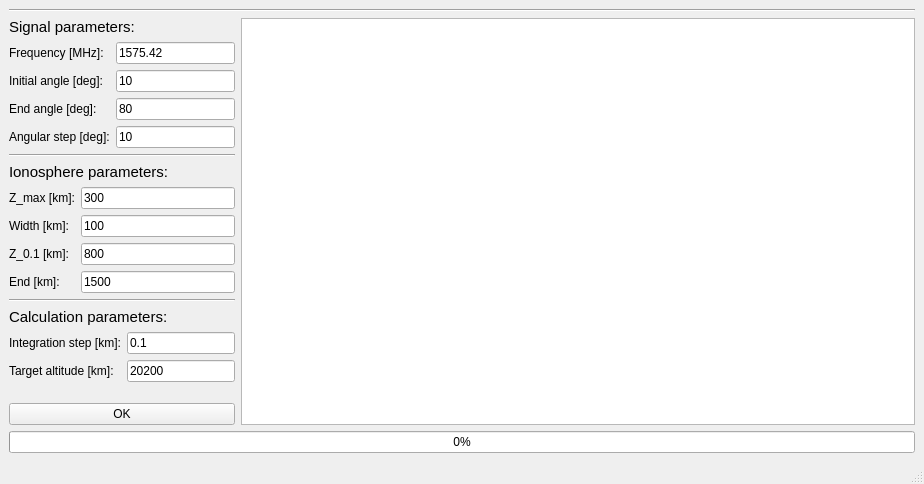
<?xml version="1.0" encoding="UTF-8"?>
<ui version="4.0">
 <class>MainWindow</class>
 <widget class="QMainWindow" name="MainWindow">
  <property name="geometry">
   <rect>
    <x>0</x>
    <y>0</y>
    <width>924</width>
    <height>484</height>
   </rect>
  </property>
  <property name="windowTitle">
   <string>GNSSIon</string>
  </property>
  <widget class="QWidget" name="centralwidget">
   <layout class="QVBoxLayout" name="verticalLayout_2">
    <item>
     <widget class="Line" name="line">
      <property name="orientation">
       <enum>Qt::Horizontal</enum>
      </property>
     </widget>
    </item>
    <item>
     <layout class="QFormLayout" name="formLayout_4">
      <item row="0" column="0">
       <layout class="QVBoxLayout" name="verticalLayout">
        <item>
         <widget class="QLabel" name="label_6">
          <property name="font">
           <font>
            <pointsize>11</pointsize>
            <weight>50</weight>
            <bold>false</bold>
           </font>
          </property>
          <property name="text">
           <string>Signal parameters:</string>
          </property>
         </widget>
        </item>
        <item>
         <layout class="QFormLayout" name="formLayout">
          <item row="0" column="0">
           <widget class="QLabel" name="label">
            <property name="font">
             <font>
              <pointsize>9</pointsize>
             </font>
            </property>
            <property name="text">
             <string>Frequency [MHz]:</string>
            </property>
           </widget>
          </item>
          <item row="0" column="1">
           <widget class="QLineEdit" name="lineEdit">
            <property name="text">
             <string>1575.42</string>
            </property>
           </widget>
          </item>
          <item row="1" column="0">
           <widget class="QLabel" name="label_3">
            <property name="font">
             <font>
              <pointsize>9</pointsize>
             </font>
            </property>
            <property name="text">
             <string>Initial angle [deg]:</string>
            </property>
           </widget>
          </item>
          <item row="1" column="1">
           <widget class="QLineEdit" name="lineEdit_2">
            <property name="text">
             <string>10</string>
            </property>
           </widget>
          </item>
          <item row="2" column="0">
           <widget class="QLabel" name="label_2">
            <property name="font">
             <font>
              <pointsize>9</pointsize>
             </font>
            </property>
            <property name="text">
             <string>End angle [deg]:</string>
            </property>
           </widget>
          </item>
          <item row="2" column="1">
           <widget class="QLineEdit" name="lineEdit_3">
            <property name="text">
             <string>80</string>
            </property>
           </widget>
          </item>
          <item row="3" column="0">
           <widget class="QLabel" name="label_4">
            <property name="font">
             <font>
              <pointsize>9</pointsize>
             </font>
            </property>
            <property name="text">
             <string>Angular step [deg]:</string>
            </property>
           </widget>
          </item>
          <item row="3" column="1">
           <widget class="QLineEdit" name="lineEdit_4">
            <property name="text">
             <string>10</string>
            </property>
           </widget>
          </item>
         </layout>
        </item>
        <item>
         <widget class="Line" name="line_2">
          <property name="orientation">
           <enum>Qt::Horizontal</enum>
          </property>
         </widget>
        </item>
        <item>
         <widget class="QLabel" name="label_5">
          <property name="font">
           <font>
            <pointsize>11</pointsize>
            <weight>50</weight>
            <bold>false</bold>
           </font>
          </property>
          <property name="text">
           <string>Ionosphere parameters:</string>
          </property>
         </widget>
        </item>
        <item>
         <layout class="QFormLayout" name="formLayout_2">
          <item row="0" column="0">
           <widget class="QLabel" name="label_9">
            <property name="font">
             <font>
              <pointsize>9</pointsize>
             </font>
            </property>
            <property name="text">
             <string>Z_max [km]:</string>
            </property>
           </widget>
          </item>
          <item row="0" column="1">
           <widget class="QLineEdit" name="lineEdit_7">
            <property name="text">
             <string>300</string>
            </property>
           </widget>
          </item>
          <item row="1" column="0">
           <widget class="QLabel" name="label_10">
            <property name="font">
             <font>
              <pointsize>9</pointsize>
             </font>
            </property>
            <property name="text">
             <string>Width [km]:</string>
            </property>
           </widget>
          </item>
          <item row="1" column="1">
           <widget class="QLineEdit" name="lineEdit_8">
            <property name="text">
             <string>100</string>
            </property>
           </widget>
          </item>
          <item row="2" column="0">
           <widget class="QLabel" name="label_11">
            <property name="font">
             <font>
              <pointsize>9</pointsize>
             </font>
            </property>
            <property name="text">
             <string>Z_0.1 [km]:</string>
            </property>
           </widget>
          </item>
          <item row="2" column="1">
           <widget class="QLineEdit" name="lineEdit_9">
            <property name="text">
             <string>800</string>
            </property>
           </widget>
          </item>
          <item row="3" column="0">
           <widget class="QLabel" name="label_8">
            <property name="font">
             <font>
              <pointsize>9</pointsize>
             </font>
            </property>
            <property name="text">
             <string>End [km]:</string>
            </property>
           </widget>
          </item>
          <item row="3" column="1">
           <widget class="QLineEdit" name="lineEdit_5">
            <property name="text">
             <string>1500</string>
            </property>
           </widget>
          </item>
         </layout>
        </item>
        <item>
         <widget class="Line" name="line_3">
          <property name="orientation">
           <enum>Qt::Horizontal</enum>
          </property>
         </widget>
        </item>
        <item>
         <widget class="QLabel" name="label_7">
          <property name="font">
           <font>
            <pointsize>11</pointsize>
            <weight>50</weight>
            <bold>false</bold>
           </font>
          </property>
          <property name="text">
           <string>Calculation parameters:</string>
          </property>
         </widget>
        </item>
        <item>
         <layout class="QFormLayout" name="formLayout_3">
          <item row="0" column="0">
           <widget class="QLabel" name="label_14">
            <property name="font">
             <font>
              <pointsize>9</pointsize>
             </font>
            </property>
            <property name="text">
             <string>Integration step [km]:</string>
            </property>
           </widget>
          </item>
          <item row="0" column="1">
           <widget class="QLineEdit" name="lineEdit_12">
            <property name="text">
             <string>0.1</string>
            </property>
           </widget>
          </item>
          <item row="1" column="0">
           <widget class="QLabel" name="label_15">
            <property name="font">
             <font>
              <pointsize>9</pointsize>
             </font>
            </property>
            <property name="text">
             <string>Target altitude [km]:</string>
            </property>
           </widget>
          </item>
          <item row="1" column="1">
           <widget class="QLineEdit" name="lineEdit_13">
            <property name="text">
             <string>20200</string>
            </property>
           </widget>
          </item>
         </layout>
        </item>
        <item>
         <spacer name="verticalSpacer">
          <property name="orientation">
           <enum>Qt::Vertical</enum>
          </property>
          <property name="sizeHint" stdset="0">
           <size>
            <width>20</width>
            <height>40</height>
           </size>
          </property>
         </spacer>
        </item>
        <item>
         <widget class="QPushButton" name="pushButton">
          <property name="text">
           <string>OK</string>
          </property>
         </widget>
        </item>
       </layout>
      </item>
      <item row="0" column="1">
       <widget class="QTextEdit" name="textEdit">
        <property name="enabled">
         <bool>true</bool>
        </property>
        <property name="font">
         <font>
          <pointsize>9</pointsize>
         </font>
        </property>
        <property name="readOnly">
         <bool>true</bool>
        </property>
       </widget>
      </item>
     </layout>
    </item>
    <item>
     <widget class="QProgressBar" name="progressBar">
      <property name="value">
       <number>0</number>
      </property>
     </widget>
    </item>
   </layout>
  </widget>
  <widget class="QMenuBar" name="menubar">
   <property name="geometry">
    <rect>
     <x>0</x>
     <y>0</y>
     <width>924</width>
     <height>21</height>
    </rect>
   </property>
  </widget>
  <widget class="QStatusBar" name="statusbar"/>
 </widget>
 <resources/>
 <connections/>
</ui>
